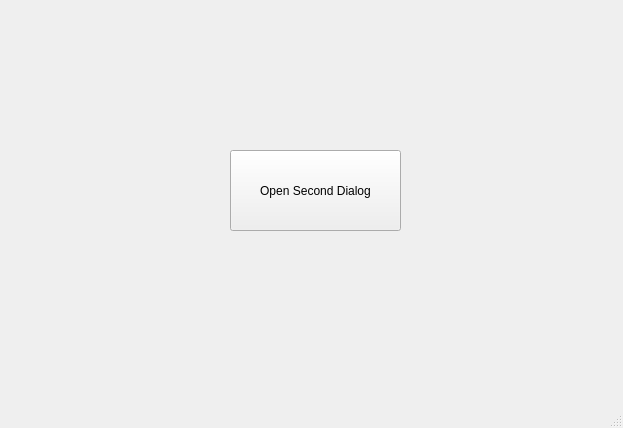
<?xml version="1.0" encoding="UTF-8"?>
<ui version="4.0">
 <class>MainWindow</class>
 <widget class="QMainWindow" name="MainWindow">
  <property name="geometry">
   <rect>
    <x>0</x>
    <y>0</y>
    <width>623</width>
    <height>428</height>
   </rect>
  </property>
  <property name="windowTitle">
   <string>MainWindow</string>
  </property>
  <widget class="QWidget" name="centralwidget">
   <widget class="QPushButton" name="pushButton">
    <property name="geometry">
     <rect>
      <x>230</x>
      <y>150</y>
      <width>171</width>
      <height>81</height>
     </rect>
    </property>
    <property name="text">
     <string>Open Second Dialog</string>
    </property>
   </widget>
  </widget>
  <widget class="QMenuBar" name="menubar">
   <property name="geometry">
    <rect>
     <x>0</x>
     <y>0</y>
     <width>623</width>
     <height>20</height>
    </rect>
   </property>
  </widget>
  <widget class="QStatusBar" name="statusbar"/>
 </widget>
 <resources/>
 <connections/>
</ui>
